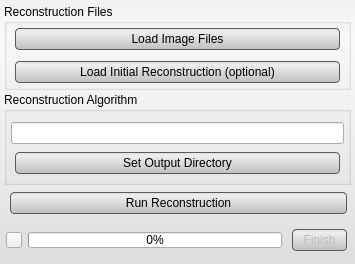
<?xml version="1.0" encoding="UTF-8"?>
<ui version="4.0">
 <class>ReconstructionToolInterface</class>
 <widget class="QWidget" name="ReconstructionToolInterface">
  <property name="geometry">
   <rect>
    <x>0</x>
    <y>0</y>
    <width>355</width>
    <height>264</height>
   </rect>
  </property>
  <property name="windowTitle">
   <string>Reconstruction Tool</string>
  </property>
  <property name="styleSheet">
   <string notr="true">QWidget#ReconstructionToolInterface{
border-radius: 3px;
	background-color: qlineargradient(spread:pad, x1:0.5, y1:0, x2:0.5, y2:0.960227, stop:0 rgba(241, 241, 241, 255), stop:0.155779 rgba(250, 250, 250, 255), stop:1 rgba(222, 224, 224, 255));      
}

QPushButton{
background-color: qlineargradient(spread:pad, x1:0.5, y1:0, x2:0.5, y2:0.960227, stop:0 rgba(221, 221, 221, 255), stop:0.155779 rgba(238, 238, 238, 255), stop:1 rgba(192, 194, 194, 255));
	border-radius: 4px;
	border: 1px solid rgb(90, 90, 90);
	margin:4px;
}

QPushButton:hover{
background-color: qlineargradient(spread:pad, x1:0.5, y1:0, x2:0.5, y2:1, stop:0 rgba(195, 195, 195, 255), stop:0.253769 rgba(206, 206, 206, 255), stop:1 rgba(185, 185, 185, 255));
	border-radius: 4px;
	border: 1px solid rgb(90, 90, 90);
	margin:4px;
}

QPushButton:pressed{
	background-color: qlineargradient(spread:pad, x1:0.5, y1:0, x2:0.5, y2:1, stop:0 rgba(150, 150, 150, 255), stop:0.753769 rgba(206, 206, 206, 255), stop:1 rgba(185, 185, 185, 255));
	border-radius: 4px;
	border: 1px solid rgb(90, 90, 90);
	margin:4px;
}</string>
  </property>
  <layout class="QVBoxLayout" name="verticalLayout">
   <property name="spacing">
    <number>2</number>
   </property>
   <property name="margin">
    <number>4</number>
   </property>
   <item>
    <widget class="QWidget" name="widget" native="true">
     <property name="minimumSize">
      <size>
       <width>0</width>
       <height>32</height>
      </size>
     </property>
     <layout class="QHBoxLayout" name="horizontalLayout">
      <property name="spacing">
       <number>0</number>
      </property>
      <property name="margin">
       <number>0</number>
      </property>
      <item>
       <widget class="QGroupBox" name="open_files_groupbox_">
        <property name="minimumSize">
         <size>
          <width>0</width>
          <height>86</height>
         </size>
        </property>
        <property name="maximumSize">
         <size>
          <width>16777215</width>
          <height>86</height>
         </size>
        </property>
        <property name="title">
         <string>Reconstruction Files</string>
        </property>
        <property name="alignment">
         <set>Qt::AlignLeading|Qt::AlignLeft|Qt::AlignTop</set>
        </property>
        <layout class="QVBoxLayout" name="verticalLayout_1">
         <property name="spacing">
          <number>6</number>
         </property>
         <property name="leftMargin">
          <number>4</number>
         </property>
         <property name="topMargin">
          <number>0</number>
         </property>
         <property name="rightMargin">
          <number>4</number>
         </property>
         <property name="bottomMargin">
          <number>4</number>
         </property>
         <item>
          <widget class="QPushButton" name="openDataButton">
           <property name="minimumSize">
            <size>
             <width>0</width>
             <height>30</height>
            </size>
           </property>
           <property name="text">
            <string>Load Image Files</string>
           </property>
          </widget>
         </item>
         <item>
          <widget class="QPushButton" name="openLabelsButton">
           <property name="minimumSize">
            <size>
             <width>0</width>
             <height>30</height>
            </size>
           </property>
           <property name="text">
            <string>Load Initial Reconstruction (optional)</string>
           </property>
          </widget>
         </item>
        </layout>
       </widget>
      </item>
     </layout>
    </widget>
   </item>
   <item>
    <widget class="QGroupBox" name="groupBox">
     <property name="title">
      <string>Reconstruction Algorithm</string>
     </property>
     <layout class="QVBoxLayout" name="verticalLayout_7">
      <property name="spacing">
       <number>4</number>
      </property>
      <property name="leftMargin">
       <number>4</number>
      </property>
      <property name="topMargin">
       <number>2</number>
      </property>
      <property name="rightMargin">
       <number>4</number>
      </property>
      <property name="bottomMargin">
       <number>4</number>
      </property>
      <item>
       <widget class="QtUtils::QtSliderIntCombo" name="iterationsCombo" native="true">
        <property name="sizePolicy">
         <sizepolicy hsizetype="Ignored" vsizetype="Preferred">
          <horstretch>0</horstretch>
          <verstretch>0</verstretch>
         </sizepolicy>
        </property>
       </widget>
      </item>
      <item>
       <widget class="QtUtils::QtSliderDoubleCombo" name="measurementScaleCombo" native="true">
        <property name="sizePolicy">
         <sizepolicy hsizetype="Ignored" vsizetype="Preferred">
          <horstretch>0</horstretch>
          <verstretch>0</verstretch>
         </sizepolicy>
        </property>
       </widget>
      </item>
      <item>
       <widget class="QLineEdit" name="outputDirLineEdit">
        <property name="readOnly">
         <bool>true</bool>
        </property>
       </widget>
      </item>
      <item>
       <widget class="QPushButton" name="setDirButton">
        <property name="minimumSize">
         <size>
          <width>0</width>
          <height>30</height>
         </size>
        </property>
        <property name="contextMenuPolicy">
         <enum>Qt::PreventContextMenu</enum>
        </property>
        <property name="text">
         <string>Set Output Directory</string>
        </property>
       </widget>
      </item>
     </layout>
    </widget>
   </item>
   <item>
    <widget class="QWidget" name="replaceRunWidget" native="true">
     <property name="minimumSize">
      <size>
       <width>0</width>
       <height>32</height>
      </size>
     </property>
     <property name="maximumSize">
      <size>
       <width>16777215</width>
       <height>32</height>
      </size>
     </property>
     <layout class="QHBoxLayout" name="horizontalLayout_2" stretch="0">
      <property name="spacing">
       <number>0</number>
      </property>
      <property name="leftMargin">
       <number>2</number>
      </property>
      <property name="topMargin">
       <number>0</number>
      </property>
      <property name="rightMargin">
       <number>0</number>
      </property>
      <property name="bottomMargin">
       <number>0</number>
      </property>
      <item>
       <widget class="QPushButton" name="runFilterButton">
        <property name="minimumSize">
         <size>
          <width>0</width>
          <height>30</height>
         </size>
        </property>
        <property name="text">
         <string>Run Reconstruction</string>
        </property>
       </widget>
      </item>
     </layout>
    </widget>
   </item>
   <item>
    <widget class="QWidget" name="widget_7" native="true">
     <layout class="QHBoxLayout" name="horizontalLayout_6" stretch="1,4,1">
      <property name="spacing">
       <number>6</number>
      </property>
      <property name="leftMargin">
       <number>2</number>
      </property>
      <property name="topMargin">
       <number>0</number>
      </property>
      <property name="rightMargin">
       <number>0</number>
      </property>
      <property name="bottomMargin">
       <number>0</number>
      </property>
      <item>
       <widget class="QToolButton" name="abort_button_">
        <property name="minimumSize">
         <size>
          <width>16</width>
          <height>16</height>
         </size>
        </property>
        <property name="maximumSize">
         <size>
          <width>16</width>
          <height>16</height>
         </size>
        </property>
        <property name="toolTip">
         <string>Abort processing this layer</string>
        </property>
        <property name="text">
         <string/>
        </property>
        <property name="icon">
         <iconset resource="../../Resources/QtResources.qrc">
          <normaloff>:/Images/Close.png</normaloff>:/Images/Close.png</iconset>
        </property>
        <property name="iconSize">
         <size>
          <width>16</width>
          <height>16</height>
         </size>
        </property>
       </widget>
      </item>
      <item>
       <widget class="QProgressBar" name="progress_bar_">
        <property name="sizePolicy">
         <sizepolicy hsizetype="Preferred" vsizetype="Fixed">
          <horstretch>0</horstretch>
          <verstretch>0</verstretch>
         </sizepolicy>
        </property>
        <property name="minimumSize">
         <size>
          <width>0</width>
          <height>16</height>
         </size>
        </property>
        <property name="maximumSize">
         <size>
          <width>16777215</width>
          <height>16</height>
         </size>
        </property>
        <property name="toolTip">
         <string>Progress in processing this layer</string>
        </property>
        <property name="value">
         <number>0</number>
        </property>
        <property name="alignment">
         <set>Qt::AlignCenter</set>
        </property>
        <property name="textVisible">
         <bool>true</bool>
        </property>
       </widget>
      </item>
      <item>
       <widget class="QPushButton" name="stop_button_">
        <property name="enabled">
         <bool>false</bool>
        </property>
        <property name="sizePolicy">
         <sizepolicy hsizetype="Minimum" vsizetype="Fixed">
          <horstretch>0</horstretch>
          <verstretch>0</verstretch>
         </sizepolicy>
        </property>
        <property name="minimumSize">
         <size>
          <width>0</width>
          <height>30</height>
         </size>
        </property>
        <property name="text">
         <string>Finish</string>
        </property>
       </widget>
      </item>
     </layout>
    </widget>
   </item>
  </layout>
 </widget>
 <customwidgets>
  <customwidget>
   <class>QtUtils::QtSliderIntCombo</class>
   <extends>QWidget</extends>
   <header location="global">QtUtils/Widgets/QtSliderIntCombo.h</header>
   <container>1</container>
  </customwidget>
  <customwidget>
   <class>QtUtils::QtSliderDoubleCombo</class>
   <extends>QWidget</extends>
   <header location="global">QtUtils/Widgets/QtSliderDoubleCombo.h</header>
   <container>1</container>
  </customwidget>
 </customwidgets>
 <resources>
  <include location="../../Resources/QtResources.qrc"/>
 </resources>
 <connections/>
</ui>
